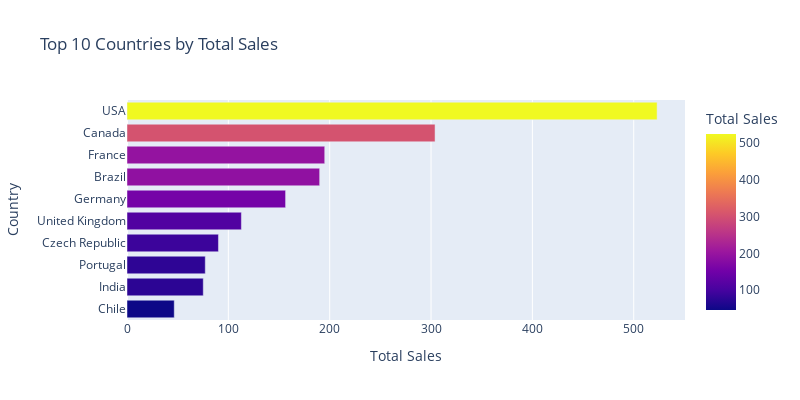

This figure's notebook cell:
### Code cell
top_country_plot = px.bar(
    top_country.sort_values('total', ascending=True),
    x='total',
    y='country',
    title='Top 10 Countries by Total Sales',
    labels={'country': 'Country', 'total': 'Total Sales'},
    orientation='h',
    color='total',
)
top_country_plot.update_layout(width=800, height=400)
top_country_plot.show()

### Figure 1 — Plotly figure (JSON) as saved in the notebook; plotly's stock layout.template omitted (floating-point values rounded to 4 significant figures)
{"data": [{"hovertemplate": "Total Sales=%{marker.color}<br>Country=%{y}<extra></extra>", "legendgroup": "", "marker": {"color": [46.62, 75.26, 77.24, 90.24, 112.9, 156.5, 190.1, 195.1, 304.0, 523.1], "coloraxis": "coloraxis", "pattern": {"shape": ""}}, "name": "", "orientation": "h", "showlegend": false, "textposition": "auto", "type": "bar", "x": [46.62, 75.26, 77.24, 90.24, 112.9, 156.5, 190.1, 195.1, 304.0, 523.1], "xaxis": "x", "y": ["Chile", "India", "Portugal", "Czech Republic", "United Kingdom", "Germany", "Brazil", "France", "Canada", "USA"], "yaxis": "y"}], "layout": {"barmode": "relative", "coloraxis": {"colorbar": {"title": {"text": "Total Sales"}}, "colorscale": [[0, "#0d0887"], [0.1111, "#46039f"], [0.2222, "#7201a8"], [0.3333, "#9c179e"], [0.4444, "#bd3786"], [0.5556, "#d8576b"], [0.6667, "#ed7953"], [0.7778, "#fb9f3a"], [0.8889, "#fdca26"], [1, "#f0f921"]]}, "height": 400, "legend": {"tracegroupgap": 0}, "title": {"text": "Top 10 Countries by Total Sales"}, "width": 800, "xaxis": {"anchor": "y", "domain": [0, 1], "title": {"text": "Total Sales"}}, "yaxis": {"anchor": "x", "domain": [0, 1], "title": {"text": "Country"}}}}
